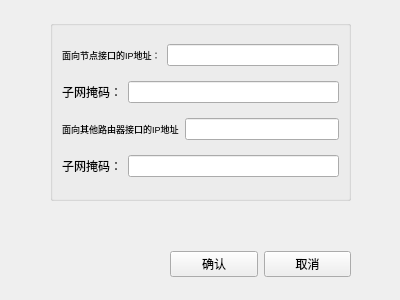
<?xml version="1.0" encoding="UTF-8"?>
<ui version="4.0">
 <class>Form</class>
 <widget class="QWidget" name="Form">
  <property name="geometry">
   <rect>
    <x>0</x>
    <y>0</y>
    <width>400</width>
    <height>300</height>
   </rect>
  </property>
  <property name="windowTitle">
   <string>Form</string>
  </property>
  <widget class="QWidget" name="horizontalLayoutWidget_2">
   <property name="geometry">
    <rect>
     <x>170</x>
     <y>239</y>
     <width>181</width>
     <height>51</height>
    </rect>
   </property>
   <layout class="QHBoxLayout" name="horizontalLayout_2">
    <item>
     <widget class="QPushButton" name="confirmButton">
      <property name="text">
       <string>确认</string>
      </property>
     </widget>
    </item>
    <item>
     <widget class="QPushButton" name="cancelButton">
      <property name="text">
       <string>取消</string>
      </property>
     </widget>
    </item>
   </layout>
  </widget>
  <widget class="QGroupBox" name="verticalGroupBox">
   <property name="geometry">
    <rect>
     <x>50</x>
     <y>20</y>
     <width>301</width>
     <height>181</height>
    </rect>
   </property>
   <layout class="QVBoxLayout" name="verticalLayout">
    <item>
     <layout class="QHBoxLayout" name="horizontalLayout">
      <item>
       <widget class="QLabel" name="ip_label">
        <property name="font">
         <font>
          <pointsize>7</pointsize>
         </font>
        </property>
        <property name="text">
         <string>面向节点接口的IP地址：</string>
        </property>
       </widget>
      </item>
      <item>
       <widget class="QLineEdit" name="ip_lineEdit_1"/>
      </item>
     </layout>
    </item>
    <item>
     <layout class="QHBoxLayout" name="horizontalLayout_5">
      <item>
       <widget class="QLabel" name="mask_label">
        <property name="text">
         <string>子网掩码：</string>
        </property>
       </widget>
      </item>
      <item>
       <widget class="QLineEdit" name="mask_lineEdit_1"/>
      </item>
     </layout>
    </item>
    <item>
     <layout class="QHBoxLayout" name="horizontalLayout_3">
      <item>
       <widget class="QLabel" name="ip_label_2">
        <property name="font">
         <font>
          <pointsize>7</pointsize>
         </font>
        </property>
        <property name="text">
         <string>面向其他路由器接口的IP地址</string>
        </property>
       </widget>
      </item>
      <item>
       <widget class="QLineEdit" name="ip_lineEdit_2"/>
      </item>
     </layout>
    </item>
    <item>
     <layout class="QHBoxLayout" name="horizontalLayout_4">
      <item>
       <widget class="QLabel" name="mask_label_2">
        <property name="text">
         <string>子网掩码：</string>
        </property>
       </widget>
      </item>
      <item>
       <widget class="QLineEdit" name="mask_lineEdit_2"/>
      </item>
     </layout>
    </item>
   </layout>
  </widget>
 </widget>
 <resources/>
 <connections/>
</ui>
